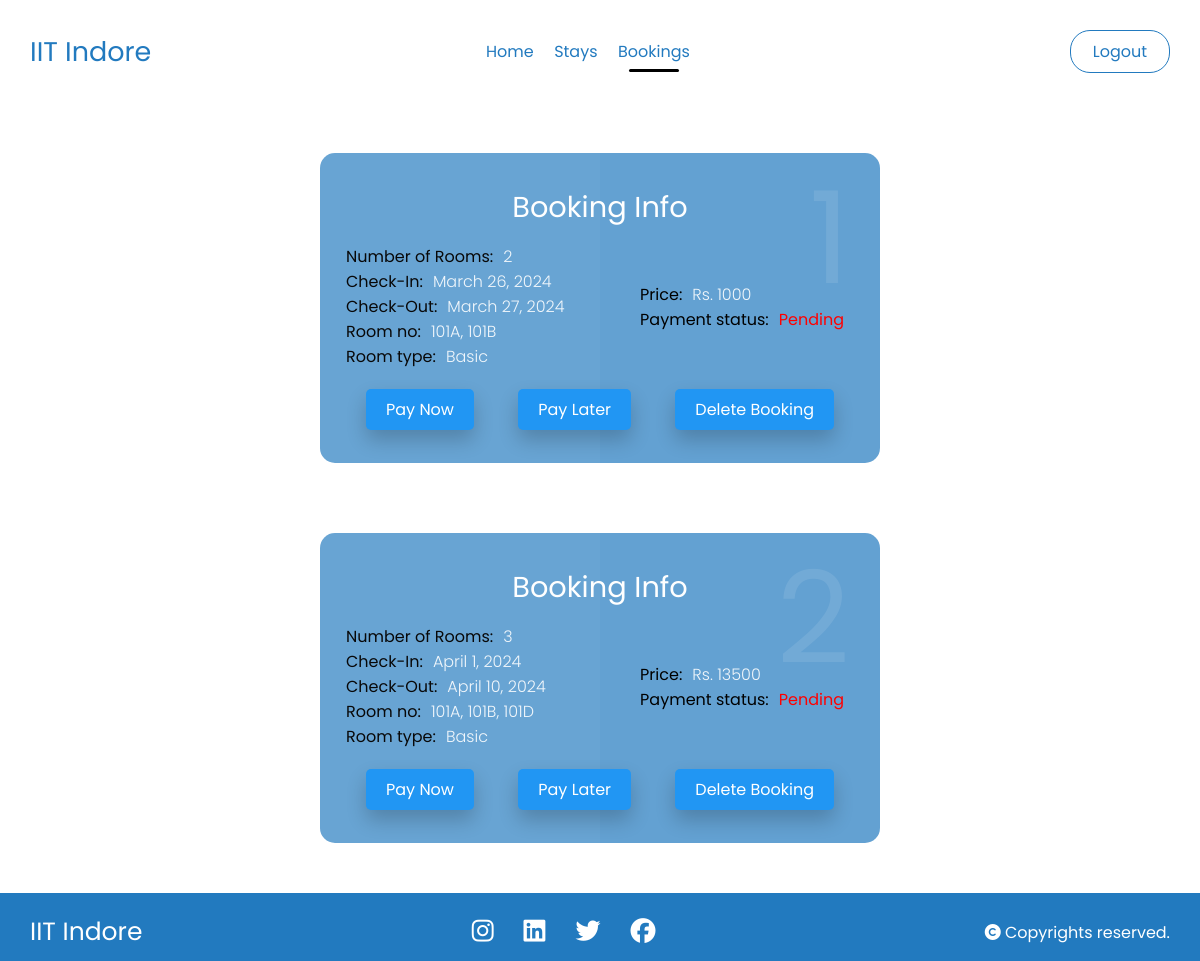
/bookings/ (signed in), run on the app's committed database.
### hostel/models.py (models this page shows, shortened)
class Reservation(models.Model):
    ROOM_CHOICES = (
        ("1", "Basic"),
        ("2", "Premium"),
    )
    PAYMENT_CHOICES = (
        ('1', 'Pending'),
        ('2', 'Done'),
        ('3', 'Pay Later')
    )
    user = models.ForeignKey(User, on_delete=models.CASCADE)
    email = models.EmailField()
    phone_number = models.CharField(max_length=15)
    number_of_rooms = models.PositiveIntegerField()
    check_in_date = models.DateField()
    check_out_date = models.DateField()
    room_numbers = models.CharField(max_length=255, help_text="Enter room numbers separated by commas")
    price = models.PositiveIntegerField()
    room_type = models.CharField(max_length = 1, default = "1", choices = ROOM_CHOICES)
    payment_status = models.CharField(max_length=1, default='1', choices = PAYMENT_CHOICES)
    def get_room_numbers(self):
        return self.room_numbers.split(',')
    def set_room_numbers(self, room_numbers):
        self.room_numbers = ','.join(room_numbers)
    room_numbers_list = property(get_room_numbers, set_room_numbers)

### hostel/views.py (the view)
# urls.py: path('bookings/', views.bookings, name="bookings"),
@login_required(login_url='/login/')
def bookings(request):
    user_reservations = Reservation.objects.filter(user=request.user)
    return render(request, "bookings.html", {'user_reservations': user_reservations})

### templates/bookings.html (shortened to what this page needs)
{% load static %}
<!DOCTYPE html>
<html lang="en">
<head>
    <link rel="stylesheet" href="{% static 'navbar.css' %}">
  </head>
<body>
    <div class="nav1">
        <div>
          <h3>IIT Indore</h3>
        </div>
        <div class="headings">
          <a href="/">Home</a>
          <a href="/stays">Stays</a>
          <a href="/bookings" class="active">Bookings</a>
        </div>
          <div class="nav1-login">
            {% if user.is_authenticated %}
            <a href='{% url "logout" %}'>Logout</a>
            {% else %}
            <a href='{% url "login" %}'>Login</a>
            {% endif %}
          </div>
      </div>
      {% if user_reservations%}
        {% for reservation in user_reservations %}
        <div class="container">
          <div class="card">
            <div class="box">
              <div class="content">
                <h2>{{ forloop.counter }}</h2>
                <h3>Booking Info</h3>
                <div class="columns">
                  <div class="left">
                    <p><span>Number of Rooms:</span>{{ reservation.number_of_rooms }}</p>
                    <p><span>Check-In:</span>{{ reservation.check_in_date }}</p>
                    <p><span>Check-Out:</span>{{ reservation.check_out_date }}</p>
                    <p><span>Room no:</span>{{ reservation.room_numbers_list|join:", " }}</p>
                    <p><span>Room type:</span>{{ reservation.get_room_type_display }}</p>
                  </div>
                  <div class="right">
                    <p><span>Price:</span>Rs. {{ reservation.price }}</p>
                    {% if reservation.payment_status == '1' %}
                      <p><span>Payment status:</span><span style="color: red">{{ reservation.get_payment_status_display }}</span></p>
                    {% elif reservation.payment_status == '2' %}
                      <p><span>Payment status:</span><span style="color: green">{{ reservation.get_payment_status_display }}</span></p>
                    {% else %}
                      <p><span>Payment status:</span><span style="color: orange">{{ reservation.get_payment_status_display }}</span></p>
                    {% endif %}
                  </div>
                </div>
                <div class="btn-row">
                  <a href="" class="btn btn-primary">Pay Now</a>
                  <a href="" class="btn btn-secondary">Pay Later</a>
                  <a href="#" class="btn btn-danger" data-reservation-id="{{ reservation.id }}">Delete Booking</a>
                </div>
              </div>
            </div>
          </div>
        </div>
        {% endfor %}
      {% endif %}
    <footer>
        <div class="footer">
          <div class="info">
            <h4>IIT Indore</h4>
          </div>
          <div class="social">
            <ul>
              <li><a href="#"><i class="fa-brands fa-instagram"></i></a></li>
              <li><a href="#"><i class="fa-brands fa-linkedin"></i></a></li>
              <li><a href="#"><i class="fa-brands fa-twitter"></i></a></li>
              <li><a href="#"><i class="fa-brands fa-facebook"></i></a></li>
            </ul>
          </div>
          <div class="rights">
            <p><i class="fa-solid fa-copyright"></i> Copyrights reserved.</p>
          </div>
        </div>
    </footer>
</body>
</html>

### static/navbar.css (style rules this page uses)
* { margin: 0; padding: 0; box-sizing: border-box; font-family: 'Ubuntu', cursive; font-weight: 400; }
:root { --main-color: #fff; --secondary-color: rgb(34,122,191); --primary-color: #000; }
.nav1 { width: 100%; padding: 30px; position: sticky; top: 0px; display: flex; justify-content: space-between; align-items: center; background: transparent; z-index: 33; }
.nav1 .headings a { text-decoration: none; font-size: 16px; color: var(--secondary-color); margin-right: 3%; position: relative; transition: 0.3s all ease-in-out; }
.nav1 div:nth-child(1) h3 { font-size: 27px; color: var(--secondary-color); }
.nav1 div:nth-child(3) { display: flex; align-items: center; justify-content: flex-end; }
.nav1 .headings { display: flex; align-items: center; justify-content: center; width: 60%; }
.nav1 div:nth-child(3) a { margin-left: 25px; }
.nav1-login a { background: transparent; border: 1.5px solid var(--secondary-color); border-radius: 20px; text-decoration: none; width: 100px; text-align: center; padding: 8px; color: var(--secondary-color); }
.active::after { content: ''; position: absolute; width: 70%; left: 15%; bottom: -8px; height: 3px; background-color: var(--primary-color); border-radius: 10px; }
footer { left: 0; bottom: 0; width: 100%; background-color: var(--secondary-color); color: #fff; text-align: center; }
footer .footer { display: flex; justify-content: space-between; align-items: center; flex-wrap: wrap; padding: 20px 30px 10px; background-color: var(--secondary-color); color: #fff; }
.info h4 { text-align: center; color: #fff; font-size: 25px; }
.social ul { display: flex; align-items: center; }
.social ul li { list-style-type: none; }
.social ul li a { color: #fff; font-size: 25px; margin: 0px 15px; }

### templates/bookings.html (style rules this page uses)
* { margin: 0; padding: 0; box-sizing: border-box; font-family: "Poppins", sans-serif; }
body .container .card { position: relative; width: 50%; min-height: 350px; border-radius: 15px; margin: 30px auto; transition: 0.5s; }
body .container .card:nth-child(odd) .box .content a { background: #2196f3; }
body .container .card .box { position: absolute; top: 20px; left: 20px; right: 20px; bottom: 20px; background: rgba(34,122,191,0.7); border-radius: 15px; display: flex; justify-content: center; align-items: center; overflow: hidden; transition: 0.5s; }
body .container .card .box:before { content: ""; position: absolute; top: 0; left: 0; width: 50%; height: 100%; background: rgba(255, 255, 255, 0.03); }
body .container .card .box .content { padding: 20px; text-align: center; }
body .container .card .box .content h2 { position: absolute; top: -10px; right: 30px; font-size: 8rem; color: rgba(255, 255, 255, 0.1); }
body .container .card .box .content h3 { font-size: 1.8rem; color: #fff; z-index: 1; transition: 0.5s; margin-bottom: 15px; }
body .container .card .box .content p { font-size: 1rem; font-weight: 300; color: rgba(255, 255, 255, 0.9); z-index: 1; transition: 0.5s; }
body .container .card .box .content a { position: relative; padding: 8px 20px; display: inline-block; background: black; border-radius: 5px; text-decoration: none; color: white; margin-top: 20px; box-shadow: 0 10px 20px rgba(0, 0, 0, 0.2); transition: 0.5s; }
.columns { display: flex; justify-content: space-between; align-items: center; }
.btn-row a { margin-right: 20px; margin-left: 20px; }
.columns p { text-align: left; }
.columns p span { margin-right: 10px; color: #000; }

### data on the page
Reservation: number_of_rooms "2", check_in_date "March 26, 2024", check_out_date "March 27, 2024", room_numbers_list "101A, 101B", room_type "Basic", price "1000", payment_status "Pending"
Reservation: number_of_rooms "3", check_in_date "April 1, 2024", check_out_date "April 10, 2024", room_numbers_list "101A, 101B, 101D", room_type "Basic", price "13500", payment_status "Pending"
